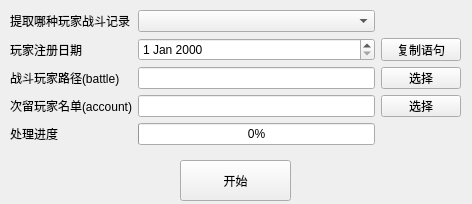
<?xml version="1.0" encoding="UTF-8"?>
<ui version="4.0">
 <class>Battle</class>
 <widget class="QMainWindow" name="Battle">
  <property name="geometry">
   <rect>
    <x>0</x>
    <y>0</y>
    <width>472</width>
    <height>204</height>
   </rect>
  </property>
  <property name="sizePolicy">
   <sizepolicy hsizetype="Fixed" vsizetype="Fixed">
    <horstretch>0</horstretch>
    <verstretch>0</verstretch>
   </sizepolicy>
  </property>
  <property name="windowTitle">
   <string>战斗数据提取</string>
  </property>
  <widget class="QWidget" name="centralwidget">
   <widget class="QWidget" name="gridLayoutWidget">
    <property name="geometry">
     <rect>
      <x>10</x>
      <y>10</y>
      <width>451</width>
      <height>135</height>
     </rect>
    </property>
    <layout class="QGridLayout" name="gridLayout">
     <item row="3" column="2">
      <widget class="QDateEdit" name="select_date"/>
     </item>
     <item row="4" column="3">
      <widget class="QPushButton" name="select_battle_path">
       <property name="text">
        <string>选择</string>
       </property>
      </widget>
     </item>
     <item row="2" column="0">
      <widget class="QLabel" name="label">
       <property name="text">
        <string>提取哪种玩家战斗记录</string>
       </property>
      </widget>
     </item>
     <item row="5" column="3">
      <widget class="QPushButton" name="select_account_btn">
       <property name="text">
        <string>选择</string>
       </property>
      </widget>
     </item>
     <item row="2" column="2">
      <widget class="QComboBox" name="select_type">
       <property name="acceptDrops">
        <bool>false</bool>
       </property>
      </widget>
     </item>
     <item row="4" column="2">
      <widget class="QLineEdit" name="battle_lineEdit"/>
     </item>
     <item row="3" column="0">
      <widget class="QLabel" name="label_2">
       <property name="text">
        <string>玩家注册日期</string>
       </property>
      </widget>
     </item>
     <item row="4" column="0">
      <widget class="QLabel" name="label_3">
       <property name="text">
        <string>战斗玩家路径(battle)</string>
       </property>
      </widget>
     </item>
     <item row="5" column="0">
      <widget class="QLabel" name="label_4">
       <property name="text">
        <string>次留玩家名单(account)</string>
       </property>
      </widget>
     </item>
     <item row="5" column="2">
      <widget class="QLineEdit" name="account_lineEdit"/>
     </item>
     <item row="3" column="3">
      <widget class="QPushButton" name="copy_sql_btn">
       <property name="text">
        <string>复制语句</string>
       </property>
      </widget>
     </item>
     <item row="6" column="2">
      <widget class="QProgressBar" name="work_progress_bar">
       <property name="value">
        <number>0</number>
       </property>
      </widget>
     </item>
     <item row="6" column="0">
      <widget class="QLabel" name="label_5">
       <property name="text">
        <string>处理进度</string>
       </property>
      </widget>
     </item>
    </layout>
   </widget>
   <widget class="QPushButton" name="open_link_btn">
    <property name="geometry">
     <rect>
      <x>180</x>
      <y>160</y>
      <width>111</width>
      <height>41</height>
     </rect>
    </property>
    <property name="text">
     <string>开始</string>
    </property>
   </widget>
  </widget>
 </widget>
 <resources/>
 <connections/>
</ui>
